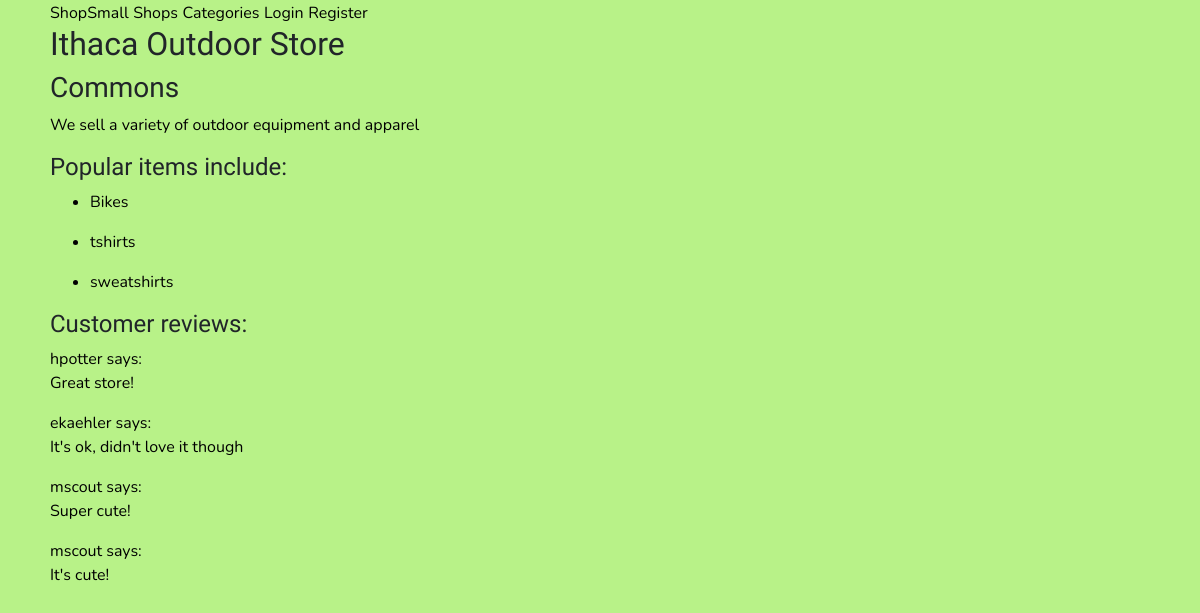
The app's page /shops/Ithaca Outdoor Store with its own data.
### app/models.py (models this page shows, shortened)
class Business(db.Model):
    id = db.Column(db.Integer, primary_key= True)
    name = db.Column(db.String(64))
    category= db.Column(db.String(50), db.ForeignKey("category.id"))
    description = db.Column(db.String(200))
    location = db.Column(db.String(64))
    top_items = db.Column(db.String(100))
    favorites = db.Column(db.Integer, db.ForeignKey("customer.id"))

class Review(db.Model):
    id = db.Column(db.Integer, primary_key=True)
    business= db.Column(db.String(200), db.ForeignKey("business.id"))
    customer= db.Column(db.String(50), db.ForeignKey("customer.username"))
    review= db.Column(db.String(500))

### app/routes.py (the view)
@app.route('/shops/<name>')
def business(name):
    business = Business.query.filter_by(name=name).first()
    popular_items = business.top_items.split(", ")
    reviews = []
    review_data = Review.query.all()
    for review in review_data:
        if int(review.business) == business.id:
            reviews.append(review)
    return render_template('business.html', business=business, popular_items=popular_items, reviews=reviews)

### app/templates/business.html (shortened to what this page needs)
<!doctype html>
<html>
{% extends "base.html" %}
{% block content %}
<h2>{{business.name}}</h2>
<h3>{{business.location}}</h3>
<p>{{business.description}}</p>
    <h4>Popular items include:</h4>
{% for popular_item in popular_items %}
    <ul>
    <li>{{popular_item}}</li>
</ul>
{% endfor %}
   {%if reviews%}
        <h4>Customer reviews: </h4>
        {% for review in reviews %}
        <p>{{ review.customer }} says: <br>{{ review.review }}</p>
        {% endfor %}
    {% endif %}
{% endblock %}

### app/static/style.css (style rules this page uses)
h1, h2, h3, h4, h5, h6 { font-family: "Fuzzy Bubbles", cursive; }
p, ul, li { font-family: 'Nunito', sans-serif; color: black; }
body { background-color: #B8F288; margin-left: 50px; }

### records on screen
Business: name "Ithaca Outdoor Store", location "Commons", description "We sell a variety of outdoor equipment and apparel"
Review: customer "hpotter", review "Great store!"
Review: customer "ekaehler", review "It's ok, didn't love it though"
Review: customer "mscout", review "Super cute!"
Review: customer "mscout", review "It's cute!"

### other values on screen
{{ popular_item }} "Bikes" "tshirts" "sweatshirts"
